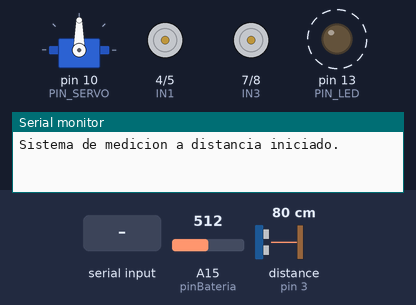
A sketch run on a simulated Arduino Mega 2560, built with avr-gcc and run on an emulated ATmega2560. Parts: servo, motor-driver pin pairs drawn as motors (green arrow = first pin HIGH = forward, orange = second pin HIGH = backward, longer = more drive, scaled by the enable pin), output pins drawn as LEDs (lit = HIGH), the last lines printed to the serial monitor. Dashed ring = blinking. The inputs (shaded band) are chosen by the test bench; at power-on: distance to the obstacle (sensor on pin 3) 80 cm, A15 (pinBateria) = 512. The echo pulse lasts 58.3 µs per cm; pins used as bus, display or sensor lines are not drawn.

Above: at 1.2 s.
1.3 s: "x" received over the second serial link
At 1.9 s:
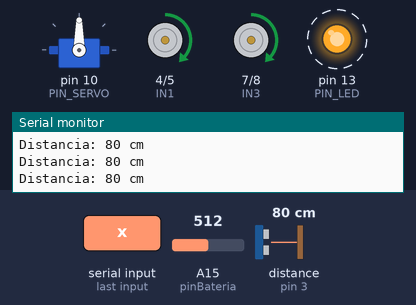
4.8 s: distance to the obstacle (sensor on pin 3) set to 33 cm
11.5 s: distance to the obstacle (sensor on pin 3) set to 26 cm
At 13.9 s:
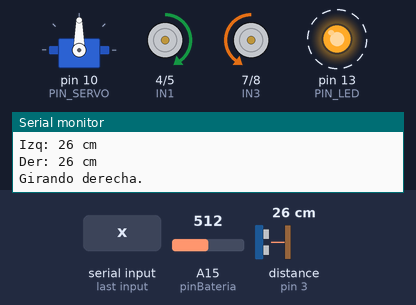
15.0 s: distance to the obstacle (sensor on pin 3) set to 60 cm
At 15.74 s:
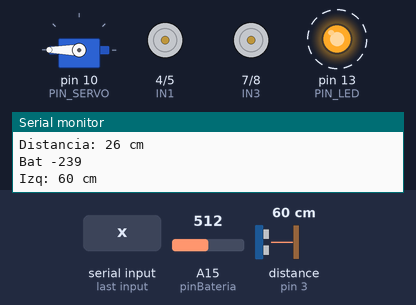
18.5 s: distance to the obstacle (sensor on pin 3) set to 2 cm
At 21.77 s:
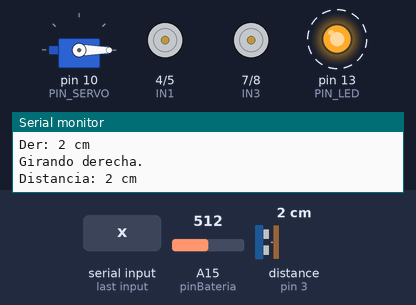
22.0 s: "X" received over the second serial link
At 22.9 s:
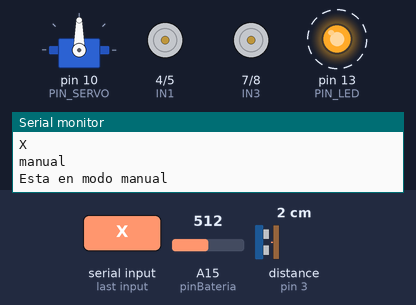
Timing chart, 0 to 26.5 s (numbered marks = the images above; inputs shaded):
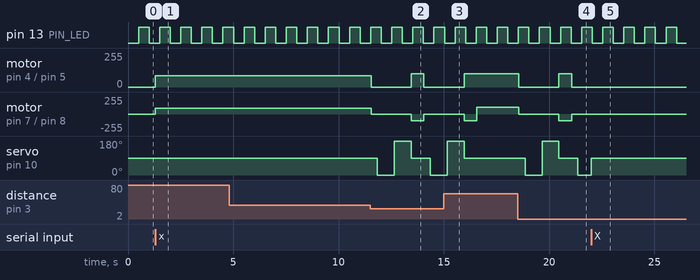

Measured:
- the behaviour switches between 30 and 29 cm on distance to the obstacle (sensor on pin 3) (found by bisection; images 1 and 2)
- after the input at 1.3 s, motor on pin 4 (IN1) / pin 5 (IN2), motor on pin 7 (IN3) / pin 8 (IN4): stopped → forward 85/255 at once
- after the input at 11.5 s, motor on pin 4 (IN1) / pin 5 (IN2): forward 85/255 → stopped at once, → forward 100/255 1.9 s later, → stopped 0.60 s later; motor on pin 7 (IN3) / pin 8 (IN4): forward 85/255 → stopped at once, → backward 100/255 1.9 s later, → stopped 0.60 s later
- after the input at 15.0 s, motor on pin 4 (IN1) / pin 5 (IN2): goes on until 16.0 s, then stays forward 100/255; servo on pin 10 (PIN_SERVO): goes on until 16.0 s, then stays 90°
- after the input at 18.5 s, motor on pin 4 (IN1) / pin 5 (IN2): forward 100/255 → stopped after 0.06 s, → forward 100/255 1.9 s later, → stopped 0.60 s later; motor on pin 7 (IN3) / pin 8 (IN4): forward 100/255 → stopped after 0.06 s, → backward 100/255 1.9 s later, → stopped 0.60 s later
- after the input at 22.0 s, motor on pin 4 (IN1) / pin 5 (IN2), motor on pin 7 (IN3) / pin 8 (IN4): stops changing and stays stopped
- by itself, pin 13 (PIN_LED): alternates HIGH for 0.50 s and LOW for 0.50 s

The sketch:

Auto_mejorado_con_BT.ino
```cpp
// ============================================================
//  Robot autónomo — versión refactorizada
//  Se eliminaron todos los delay() bloqueantes reemplazándolos
//  por una máquina de estados no-bloqueante.
// ============================================================

#include <Servo.h>
#include <SoftwareSerial.h>
// ===== OBJETO DEL BLUETOOTH =====
SoftwareSerial bluetooth(12, 11);
// ===== OBJETO SERVO =====
Servo miServo;

// ===== PINES =====
const int PIN_SERVO = 10;
const int PIN_LED   = 13;
const int PIN_TRIG  = 2;
const int PIN_ECO   = 3;

// Bateria pin
const int pinBateria = A15;

// Variables de bateria
float voltajeADC = 0.0;
float voltajeBateria = 0.0;
int porcentajeBateria = 0;
int valorADC = 0;

// Motor A (izquierdo)
const int IN1 = 4;
const int IN2 = 5;
const int ENA = 6;

// Motor B (derecho)
const int IN3 = 7;
const int IN4 = 8;
const int ENB = 9;

// ===== CONSTANTES DE COMPORTAMIENTO =====
const int   VELOCIDAD_FIJA        = 85;   // PWM base de avance
const int   VELOCIDAD_GIRO_RAP    = 100;  // PWM rueda rápida al girar
const int   VELOCIDAD_GIRO_LENT   = 75;   // PWM rueda lenta al girar
const int   DIST_PELIGRO          = 30;   // cm — frena si está más cerca
const int   DIST_LIBRE            = 32;   // cm — avanza si está más lejos
                                          // Entre 30 y 80 cm: mantiene estado actual
const int   DIST_MAX              = 400;  // cm — lectura máxima válida
const unsigned long T_SENSOR      = 80;  // ms — intervalo entre mediciones
const unsigned long T_SERVO       = 800;  // ms — tiempo para que el servo llegue
const unsigned long T_GIRO        = 600;  // ms — duración del giro
const unsigned long T_LED         = 500;  // ms — período de parpadeo

// ===== MÁQUINA DE ESTADOS =====
// Se reemplazaron los delay() por estados no-bloqueantes.
// Cada estado hace UNA cosa y cede el control al loop().
enum Estado {
  AVANZAR,    // Medir distancia y avanzar
  DETENER,    // Frenar antes de explorar
  MIRAR_IZQ,  // Girar servo a la izquierda
  MEDIR_IZQ,  // Esperar estabilización y medir
  MIRAR_DER,  // Girar servo a la derecha
  MEDIR_DER,  // Esperar estabilización y medir
  DECIDIR,    // Comparar y elegir dirección
  GIRAR       // Girar durante T_GIRO ms
};

Estado estadoActual = AVANZAR;

// ===== VARIABLES =====
unsigned long tiempoEstado  = 0;
unsigned long tiempoSensor  = 0;
int distancia    = 0;
int distanciaIzq = 0;
int distanciaDer = 0;

// ===== PROTOTIPOS =====
int  medirDistancia();
void parpadearLed(int pin, unsigned long intervalo);
void avanzar();
void detener();
void atras();
void girarDerecha(bool enMarcha);
void girarIzquierda(bool enMarcha);

bool automatico=false;
char dato='X';
bool enMarcha = false;

// ============================================================
//  SETUP
// ============================================================
void setup() {

  Serial.begin(9600);
  bluetooth.begin(9600);

  pinMode(PIN_LED, OUTPUT);

  pinMode(IN1, OUTPUT); pinMode(IN2, OUTPUT); pinMode(ENA, OUTPUT);
  pinMode(IN3, OUTPUT); pinMode(IN4, OUTPUT); pinMode(ENB, OUTPUT);

  pinMode(PIN_TRIG, OUTPUT);
  pinMode(PIN_ECO,  INPUT);
  digitalWrite(PIN_TRIG, LOW);

  miServo.attach(PIN_SERVO);
  miServo.write(90);

  Serial.println("Sistema de medicion a distancia iniciado.");
}

// ============================================================
//  LOOP
// ============================================================
void loop() {
  MedidorDeBateria ();
  parpadearLed(PIN_LED, T_LED);  // Siempre activo, nunca bloqueado
 // Serial.println("En el loop");

  if(bluetooth.available()){
      dato = bluetooth.read();
      Serial.println(dato);
      miServo.write(90);
      if(dato=='X' ){
      detener();
      automatico=false;
      Serial.println("manual");
      }
      if (dato=='x'){
      automatico= true;
      Serial.println("automatico");
      }
      if(!automatico){
        Serial.println("Esta en modo manual");
        if(dato=='F'){
          avanzar();
          enMarcha=true;
        }
        if(dato=='S'){
          detener();
          enMarcha=false;
        }
        if(dato=='B'){
          atras();
          enMarcha=true;
        }
        if(dato=='L'){
          girarDerecha(enMarcha);
        }
        if(dato=='R'){
          girarIzquierda(enMarcha);
        }
    }
  }
  if(automatico){
      switch (estadoActual) {
      // ---- Avanzar y medir cada T_SENSOR ms ----
      case AVANZAR:
       if (millis() - tiempoSensor >= T_SENSOR) {
        tiempoSensor = millis();
        distancia = medirDistancia();

        Serial.print("Distancia: ");
        Serial.print(distancia);
        Serial.println(" cm");

        if (distancia < DIST_PELIGRO) {
          // Obstáculo cercano: frenar y explorar
          estadoActual = DETENER;
          tiempoEstado = millis();
        } else if (distancia > DIST_LIBRE) {
          avanzar();  // Camino libre: seguir adelante
        }
        // Entre DIST_PELIGRO y DIST_LIBRE: mantener estado actual (no hacer nada)
        }
        break;

        // ---- Frenar y esperar antes de mover el servo ----
        case DETENER:
        detener();
        if (millis() - tiempoEstado > 300) {
        estadoActual = MIRAR_IZQ;
        }
        break;

        // ---- Apuntar servo a la izquierda ----
        case MIRAR_IZQ:
        miServo.write(0);
        tiempoEstado = millis();
        estadoActual = MEDIR_IZQ;
        break;

        // ---- Esperar que el servo llegue y medir ----
        case MEDIR_IZQ:
        if (millis() - tiempoEstado >= T_SERVO) {
        distanciaIzq = medirDistancia();
        Serial.print("Izq: "); Serial.print(distanciaIzq); Serial.println(" cm");
        estadoActual = MIRAR_DER;
        }
        break;

        // ---- Apuntar servo a la derecha ----
        case MIRAR_DER:
        miServo.write(180);
        tiempoEstado = millis();
        estadoActual = MEDIR_DER;
        break;

        // ---- Esperar que el servo llegue y medir ----
        case MEDIR_DER:
        if (millis() - tiempoEstado > T_SERVO) {
        distanciaDer = medirDistancia();
        Serial.print("Der: "); Serial.print(distanciaDer); Serial.println(" cm");
        estadoActual = DECIDIR;
        }
        break;

        // ---- Elegir el lado con más espacio ----
        case DECIDIR:
        miServo.write(90);  // Servo al frente

        if (distanciaIzq > distanciaDer) {
        Serial.println("Girando izquierda.");
        // Robot detenido → giro en punto (enMarcha = false)
        girarIzquierda(false);
        } else {
        Serial.println("Girando derecha.");
        girarDerecha(false);
        }

        tiempoEstado = millis();
        estadoActual = GIRAR;
        break;

        // ---- Mantener el giro durante T_GIRO ms ----
        case GIRAR:
        if (millis() - tiempoEstado > T_GIRO) {
        detener();
        estadoActual = AVANZAR;
        }
        break;
    }
  }
}


// ============================================================
//  SENSOR ULTRASÓNICO
//  Retorna distancia en cm. Máximo DIST_MAX si no hay eco.
// ============================================================
int medirDistancia() {
  digitalWrite(PIN_TRIG, LOW);
  delayMicroseconds(2);
  digitalWrite(PIN_TRIG, HIGH);
  delayMicroseconds(10);
  digitalWrite(PIN_TRIG, LOW);

  // Timeout evita bloqueo en espacios abiertos
  long duracion = pulseIn(PIN_ECO, HIGH, 23200UL);

  if (duracion == 0) return DIST_MAX;
  return constrain((int)(duracion / 58), 0, DIST_MAX);
}

// ============================================================
//  LED — parpadeo no bloqueante
// ============================================================
void parpadearLed(int pin, unsigned long intervalo) {
  static unsigned long ultimoToggle = 0;
  static bool estadoLed = false;

  if (millis() - ultimoToggle > intervalo) {
    ultimoToggle = millis();
    estadoLed = !estadoLed;
    digitalWrite(pin, estadoLed);
  }
}

// ============================================================
//  MOVIMIENTO
// ============================================================

void avanzar() {
  digitalWrite(IN1, HIGH); digitalWrite(IN2, LOW);
  analogWrite(ENA, VELOCIDAD_FIJA);
  digitalWrite(IN3, HIGH); digitalWrite(IN4, LOW);
  analogWrite(ENB, VELOCIDAD_FIJA);
}

void detener() {
  digitalWrite(IN1, LOW); digitalWrite(IN2, LOW); analogWrite(ENA, 0);
  digitalWrite(IN3, LOW); digitalWrite(IN4, LOW); analogWrite(ENB, 0);
}

void atras() {
  digitalWrite(IN1, LOW); digitalWrite(IN2, HIGH);
  analogWrite(ENA, VELOCIDAD_FIJA);
  digitalWrite(IN3, LOW); digitalWrite(IN4, HIGH);
  analogWrite(ENB, VELOCIDAD_FIJA);
}

// Giro derecha:
//   enMarcha=true  → giro suave (una rueda más rápida que la otra)
//   enMarcha=false → giro en punto (ruedas en sentido opuesto)
void girarDerecha(bool enMarcha) {
  if (enMarcha) {
    // Giro suave: ambas ruedas adelante, velocidades distintas
    digitalWrite(IN1, HIGH); digitalWrite(IN2, LOW);
    digitalWrite(IN3, HIGH); digitalWrite(IN4, LOW);
    analogWrite(ENA, VELOCIDAD_GIRO_RAP);
    analogWrite(ENB, VELOCIDAD_GIRO_LENT);
  } else {
    // Giro en punto: ruedas en sentidos opuestos
    digitalWrite(IN1, HIGH); digitalWrite(IN2, LOW);   // A adelante
    digitalWrite(IN3, LOW);  digitalWrite(IN4, HIGH);  // B atrás
    analogWrite(ENA, VELOCIDAD_GIRO_RAP);
    analogWrite(ENB, VELOCIDAD_GIRO_RAP);
  }
}

// Giro izquierda:
//   enMarcha=true  → giro suave
//   enMarcha=false → giro en punto
void girarIzquierda(bool enMarcha) {
  if (enMarcha) {
    digitalWrite(IN1, HIGH); digitalWrite(IN2, LOW);
    digitalWrite(IN3, HIGH); digitalWrite(IN4, LOW);
    analogWrite(ENA, VELOCIDAD_GIRO_LENT);
    analogWrite(ENB, VELOCIDAD_GIRO_RAP);
  } else {
    digitalWrite(IN1, LOW);  digitalWrite(IN2, HIGH);  // A atrás
    digitalWrite(IN3, HIGH); digitalWrite(IN4, LOW);   // B adelante
    analogWrite(ENA, VELOCIDAD_GIRO_RAP);
    analogWrite(ENB, VELOCIDAD_GIRO_RAP);
  }
}
void MedidorDeBateria (){
    static unsigned long ultimoEstado = 0;
    static bool seMuestraLaBateria = false;

    if(millis()-ultimoEstado>5000){
    ultimoEstado = millis();
    seMuestraLaBateria=!seMuestraLaBateria;

    valorADC = analogRead(pinBateria);
    voltajeADC = (valorADC * 5.0) / 1023.0;
    voltajeBateria = voltajeADC * 3.0;
    porcentajeBateria= ((voltajeBateria - 11.1)/1.5)*100;
    Serial.print("Bat ");
    Serial.println(porcentajeBateria);
    bluetooth.print(porcentajeBateria);
    bluetooth.println(" %");
    }
}
```
